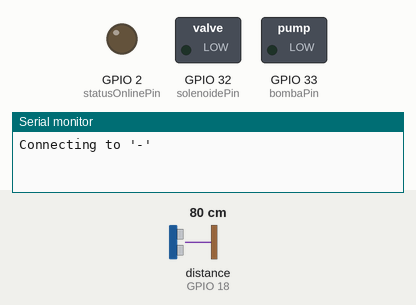
The program below on a simulated ESP32. On the bench: switched loads named in the program (green lamp = pin HIGH), output pins drawn as LEDs (lit = HIGH), the last lines printed to the serial monitor. Wiring (inferred from the names in the program): ultrasonic range finder: trigger GPIO 5; echo GPIO 18. Inputs (shaded band) come from the test bench; at power-on: distance to the obstacle (sensor on GPIO 18) 80 cm. The echo pulse lasts 58.3 µs per cm; WiFi joins after 1.5 s; servers stay silent unless stated; no MQTT or app messages arrive unless stated; pins used as bus, display or sensor lines are not drawn.

Above: at 0.1 s.
At 2.1 s:
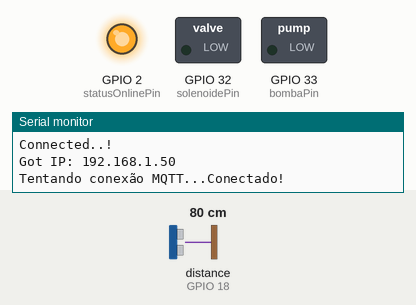
At 3.3 s:
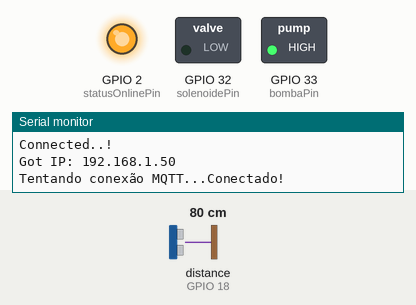
Timing chart, 0 to 4.8 s (numbered marks = the images above):
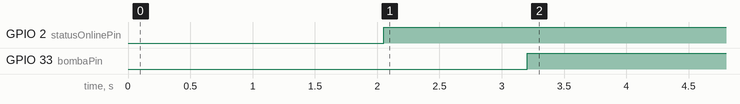

Measured:
- by itself, GPIO 2 (statusOnlinePin): LOW → HIGH at 2.1 s
- by itself, GPIO 33 (bombaPin): LOW → HIGH at 3.2 s

The program:

main.cpp
```cpp
#include <WiFi.h>
#include <PubSubClient.h>
#include <ArduinoJson.h>
#include "senhaWifi.h"

// Estabelecendo conexão com a internet via Wi-Fi
const char* ssid = ssidSecret;
const char* password = passwordSecret;

// Configuração do MQTT
const char* mqttServer = "test.mosquitto.org";
const char topico[36] = "projeto/tanque/216590";

const int trigPin = 5;
const int echoPin = 18;
const int bombaPin = 33;
const int solenoidePin = 32;
const int statusOnlinePin = 2;

//define sound speed in cm/uS
#define SOUND_SPEED 0.034

WiFiClient espClient;
PubSubClient client(espClient);

static unsigned long lastMsg = 0;

long duration;
float distanceCm;
float funPorcentagem;
bool automatico;

void calc() {
  funPorcentagem = ((45/11)*distanceCm)-(250/11);

  if (funPorcentagem > 85 && automatico) {
    digitalWrite(bombaPin, HIGH);
    digitalWrite(solenoidePin, LOW);
  } else
  if (funPorcentagem < 15 && automatico) {
    digitalWrite(bombaPin, LOW);
  }
}

// Função para publicar um JSON
void sendJson() {
  // JsonDocument doc;  // Cria um JSON de até 200 bytes

  // doc["nivel"] = distanceCm;

  // char jsonBuffer[512];
  // serializeJson(doc, jsonBuffer); // Converte JSON para string

  char stringNivel[10];
  sprintf(stringNivel, "%.0f", funPorcentagem);
  client.publish(topico, stringNivel);

  //Serial.println("JSON enviado:");
  //Serial.println(jsonBuffer
}

void callback(char* topic, byte* payload, unsigned int length) {
  // Serial.print("Mensagem recebida no tópico: ");
  // Serial.println(topic);

  String message = "";
  for (int i = 0; i < length; i++) {
    message += (char)payload[i];
  }
  // Serial.print("Mensagem: " + message);

  if (message == "toggleBomba" && !automatico) {
    if (digitalRead(bombaPin)) {
      digitalWrite(bombaPin, LOW);
    } else {
      digitalWrite(bombaPin, HIGH);
    }
  }

  if (message == "toggleSolenoide" && !automatico) {
    if (digitalRead(solenoidePin)) {
      digitalWrite(solenoidePin, LOW);
    } else {
      digitalWrite(solenoidePin, HIGH);
    }
  }

  if (message == "toggleAuto") {
    automatico = !automatico;
  }

  // Serial.println();
  // Serial.println();
}

void reconnect() {
  while (!client.connected()) {
    digitalWrite(2, LOW);
    Serial.print("Tentando conexão MQTT...");
    if (client.connect("andreassss")) {  // Nome do cliente MQTT
      Serial.println("Conectado!");
      client.subscribe(topico);  // Inscreve-se em um tópico
    } else {
      Serial.print("Falha, rc=");
      Serial.print(client.state());
      Serial.println(" Tentando novamente em 5 segundos...");
      delay(5000);
    }
  }
}

void ConectWifi() {

  WiFi.begin(ssid, password);

  while (WiFi.status() != WL_CONNECTED) {
    delay(1000);
    Serial.print(".");
  }

  Serial.println("");
  Serial.println("Connected..!");
  Serial.print("Got IP: ");  Serial.println(WiFi.localIP());
}

void hcsr04() {
  // Clears the trigPin
  digitalWrite(trigPin, LOW);
  delayMicroseconds(2);

  // Sets the trigPin on HIGH state for 10 micro seconds
  digitalWrite(trigPin, HIGH);
  delayMicroseconds(10);
  digitalWrite(trigPin, LOW);

  // Reads the echoPin, returns the sound wave travel time in microseconds
  duration = pulseIn(echoPin, HIGH);

  // Calculate the distance
  distanceCm = duration * SOUND_SPEED/2;

  delay(200);
}

void setup() {
  Serial.begin(115200);

  Serial.print("Connecting to ");
  Serial.println(ssid);

  pinMode(echoPin, INPUT);
  pinMode(trigPin, OUTPUT);
  pinMode(bombaPin, OUTPUT);
  pinMode(solenoidePin, OUTPUT);
  pinMode(statusOnlinePin, OUTPUT);

  automatico = true;

  ConectWifi();

  // Configurar o cliente MQTT
  client.setServer(mqttServer, 1883);
  client.setCallback(callback);

  reconnect();
}

void loop() {
  client.loop();

  if (client.connected()) {
    digitalWrite(2, HIGH);
  }

  reconnect();

  // Publica uma mensagem a cada 7 segundos
  if ((millis() - lastMsg) > 3000) {
    lastMsg = millis();
    hcsr04();
    calc();
    // Serial.println("  |  " + (String)distanceCm);
    if (client.connected()) {
      sendJson();
    } else {
      digitalWrite(2, LOW);
    }
  }
}
```

senhaWifi.h
```cpp
#define ssidSecret "'-'"
#define passwordSecret "lol21lol"
```
